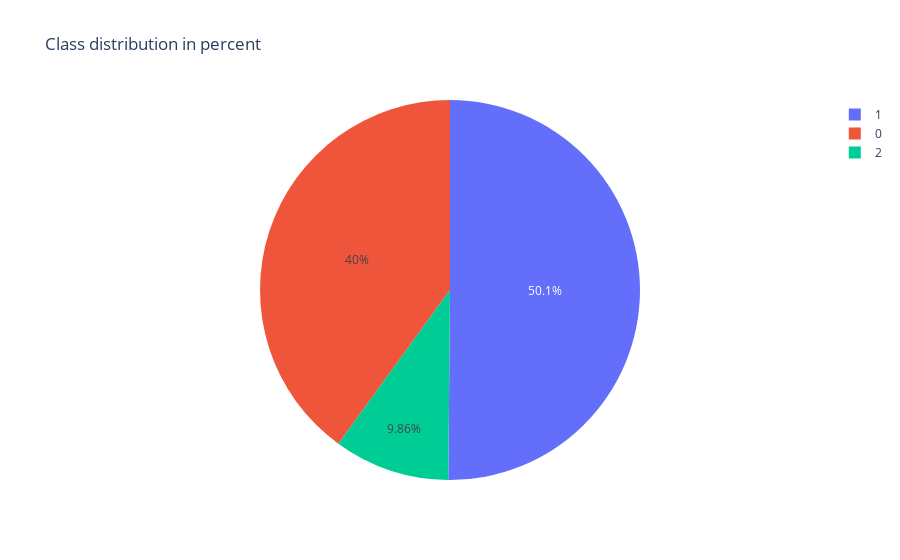

The notebook cell this image was saved under:
### Code cell
labels = [0, 1, 2]
values = list(Counter(classes).values())

fig = go.Figure(data=[go.Pie(labels=labels, values=values)])

fig.update_layout(title='Class distribution in percent')
fig.show()

### Figure 1 — Plotly figure (JSON) as saved in the notebook; plotly's stock layout.template omitted (floating-point values rounded to 4 significant figures)
{"data": [{"labels": [0, 1, 2], "type": "pie", "values": [280, 351, 69]}], "layout": {"title": {"text": "Class distribution in percent"}}}
